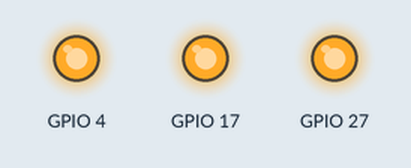
Simulated run of this program. Board: Raspberry Pi (BCM pin numbers). On the bench: output pins drawn as LEDs (lit = HIGH). At 0.0 s the program stops and its outputs stay as they are.

Above: at 0.1 s.
Timing chart, 0 to 1.5 s (numbered marks = the images above):
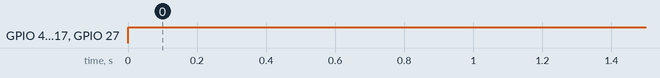

The program:

alloff.py
```python
import RPi.GPIO as GPIO
import time
import os


GPIO.setmode(GPIO.BCM)
GPIO.setup(17, GPIO.OUT)
GPIO.setup(27, GPIO.OUT)
GPIO.setup(4, GPIO.OUT)


GPIO.output(17, True)
GPIO.output(27, True)
GPIO.output(4, True)
```

Measured:
- by itself, GPIO 4, GPIO 17, GPIO 27: LOW → HIGH at 0.00 s
